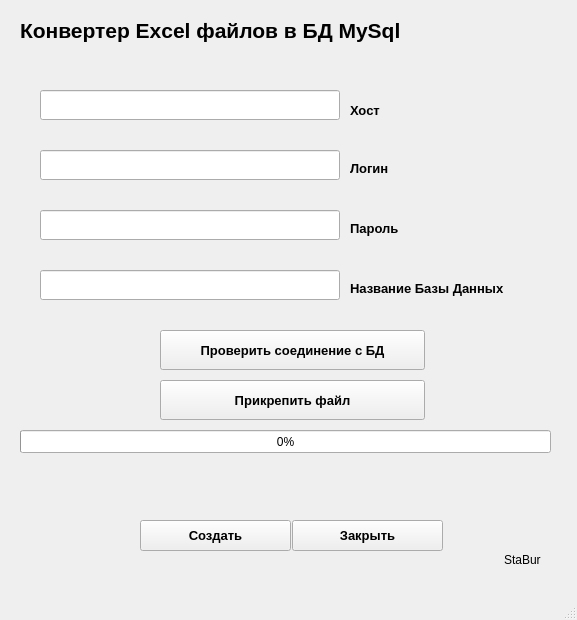
<?xml version="1.0" encoding="UTF-8"?>
<ui version="4.0">
 <class>MainWindow</class>
 <widget class="QMainWindow" name="MainWindow">
  <property name="geometry">
   <rect>
    <x>0</x>
    <y>0</y>
    <width>577</width>
    <height>620</height>
   </rect>
  </property>
  <property name="windowTitle">
   <string>Экспорт Excel файлов в БД MySql</string>
  </property>
  <widget class="QWidget" name="centralwidget">
   <widget class="QLabel" name="label">
    <property name="geometry">
     <rect>
      <x>20</x>
      <y>10</y>
      <width>521</width>
      <height>41</height>
     </rect>
    </property>
    <property name="font">
     <font>
      <pointsize>16</pointsize>
      <weight>75</weight>
      <bold>true</bold>
     </font>
    </property>
    <property name="text">
     <string>Конвертер Excel файлов в БД MySql</string>
    </property>
   </widget>
   <widget class="QLineEdit" name="lineEdit">
    <property name="geometry">
     <rect>
      <x>40</x>
      <y>90</y>
      <width>300</width>
      <height>30</height>
     </rect>
    </property>
    <property name="font">
     <font>
      <pointsize>10</pointsize>
      <weight>75</weight>
      <bold>true</bold>
     </font>
    </property>
   </widget>
   <widget class="QLineEdit" name="lineEdit_2">
    <property name="geometry">
     <rect>
      <x>40</x>
      <y>150</y>
      <width>300</width>
      <height>30</height>
     </rect>
    </property>
    <property name="font">
     <font>
      <pointsize>10</pointsize>
      <weight>75</weight>
      <bold>true</bold>
     </font>
    </property>
   </widget>
   <widget class="QLineEdit" name="lineEdit_3">
    <property name="geometry">
     <rect>
      <x>40</x>
      <y>210</y>
      <width>300</width>
      <height>30</height>
     </rect>
    </property>
    <property name="font">
     <font>
      <pointsize>10</pointsize>
      <weight>75</weight>
      <bold>true</bold>
     </font>
    </property>
   </widget>
   <widget class="QLineEdit" name="lineEdit_4">
    <property name="geometry">
     <rect>
      <x>40</x>
      <y>270</y>
      <width>300</width>
      <height>30</height>
     </rect>
    </property>
    <property name="font">
     <font>
      <pointsize>10</pointsize>
      <weight>75</weight>
      <bold>true</bold>
     </font>
    </property>
   </widget>
   <widget class="QLabel" name="label_2">
    <property name="geometry">
     <rect>
      <x>350</x>
      <y>100</y>
      <width>111</width>
      <height>21</height>
     </rect>
    </property>
    <property name="font">
     <font>
      <pointsize>10</pointsize>
      <weight>75</weight>
      <bold>true</bold>
     </font>
    </property>
    <property name="text">
     <string>Хост</string>
    </property>
   </widget>
   <widget class="QLabel" name="label_3">
    <property name="geometry">
     <rect>
      <x>350</x>
      <y>160</y>
      <width>55</width>
      <height>16</height>
     </rect>
    </property>
    <property name="font">
     <font>
      <pointsize>10</pointsize>
      <weight>75</weight>
      <bold>true</bold>
     </font>
    </property>
    <property name="text">
     <string>Логин</string>
    </property>
   </widget>
   <widget class="QLabel" name="label_4">
    <property name="geometry">
     <rect>
      <x>350</x>
      <y>220</y>
      <width>81</width>
      <height>16</height>
     </rect>
    </property>
    <property name="font">
     <font>
      <pointsize>10</pointsize>
      <weight>75</weight>
      <bold>true</bold>
     </font>
    </property>
    <property name="text">
     <string>Пароль</string>
    </property>
   </widget>
   <widget class="QLabel" name="label_5">
    <property name="geometry">
     <rect>
      <x>350</x>
      <y>280</y>
      <width>211</width>
      <height>16</height>
     </rect>
    </property>
    <property name="font">
     <font>
      <pointsize>10</pointsize>
      <weight>75</weight>
      <bold>true</bold>
     </font>
    </property>
    <property name="text">
     <string>Название Базы Данных</string>
    </property>
   </widget>
   <widget class="QPushButton" name="pushButton">
    <property name="geometry">
     <rect>
      <x>292</x>
      <y>520</y>
      <width>151</width>
      <height>31</height>
     </rect>
    </property>
    <property name="font">
     <font>
      <pointsize>10</pointsize>
      <weight>75</weight>
      <bold>true</bold>
     </font>
    </property>
    <property name="text">
     <string>Закрыть</string>
    </property>
   </widget>
   <widget class="QPushButton" name="pushButton_2">
    <property name="geometry">
     <rect>
      <x>160</x>
      <y>330</y>
      <width>265</width>
      <height>40</height>
     </rect>
    </property>
    <property name="font">
     <font>
      <pointsize>10</pointsize>
      <weight>75</weight>
      <bold>true</bold>
     </font>
    </property>
    <property name="text">
     <string>Проверить соединение с БД</string>
    </property>
   </widget>
   <widget class="QLabel" name="label_7">
    <property name="geometry">
     <rect>
      <x>20</x>
      <y>55</y>
      <width>511</width>
      <height>21</height>
     </rect>
    </property>
    <property name="font">
     <font>
      <pointsize>10</pointsize>
      <weight>75</weight>
      <bold>true</bold>
     </font>
    </property>
    <property name="text">
     <string/>
    </property>
    <property name="alignment">
     <set>Qt::AlignHCenter|Qt::AlignTop</set>
    </property>
   </widget>
   <widget class="QPushButton" name="pushButton_3">
    <property name="geometry">
     <rect>
      <x>160</x>
      <y>380</y>
      <width>265</width>
      <height>40</height>
     </rect>
    </property>
    <property name="font">
     <font>
      <pointsize>10</pointsize>
      <weight>75</weight>
      <bold>true</bold>
     </font>
    </property>
    <property name="text">
     <string>Прикрепить файл</string>
    </property>
   </widget>
   <widget class="QPushButton" name="pushButton_4">
    <property name="geometry">
     <rect>
      <x>140</x>
      <y>520</y>
      <width>151</width>
      <height>31</height>
     </rect>
    </property>
    <property name="font">
     <font>
      <pointsize>10</pointsize>
      <weight>75</weight>
      <bold>true</bold>
     </font>
    </property>
    <property name="text">
     <string>Создать</string>
    </property>
   </widget>
   <widget class="QLabel" name="label_6">
    <property name="geometry">
     <rect>
      <x>10</x>
      <y>460</y>
      <width>551</width>
      <height>40</height>
     </rect>
    </property>
    <property name="font">
     <font>
      <pointsize>10</pointsize>
      <weight>75</weight>
      <bold>true</bold>
     </font>
    </property>
    <property name="text">
     <string/>
    </property>
    <property name="alignment">
     <set>Qt::AlignHCenter|Qt::AlignTop</set>
    </property>
   </widget>
   <widget class="QLabel" name="label_8">
    <property name="geometry">
     <rect>
      <x>504</x>
      <y>550</y>
      <width>41</width>
      <height>20</height>
     </rect>
    </property>
    <property name="text">
     <string>StaBur</string>
    </property>
   </widget>
   <widget class="QProgressBar" name="progressBar">
    <property name="geometry">
     <rect>
      <x>20</x>
      <y>430</y>
      <width>531</width>
      <height>23</height>
     </rect>
    </property>
    <property name="value">
     <number>0</number>
    </property>
   </widget>
  </widget>
  <widget class="QMenuBar" name="menubar">
   <property name="geometry">
    <rect>
     <x>0</x>
     <y>0</y>
     <width>577</width>
     <height>26</height>
    </rect>
   </property>
  </widget>
  <widget class="QStatusBar" name="statusbar"/>
 </widget>
 <resources/>
 <connections/>
</ui>
